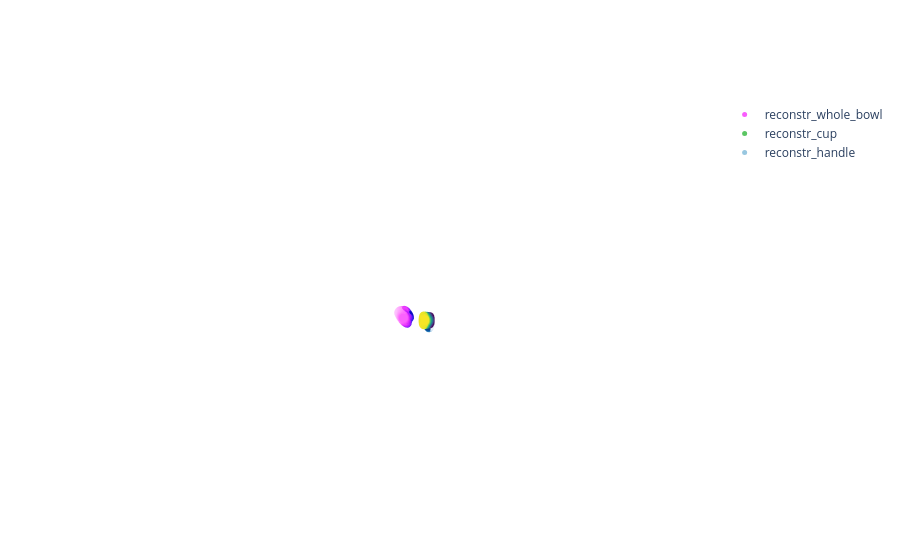

Notebook code for this chart:
### Code cell
for key in child_reconstructions.keys():
    print(child_reconstructions[key].shape)

for key in parent_reconstructions.keys():
    print(parent_reconstructions[key].shape)

# del_key = None
# for key in scene_pcls.keys():
#     if len(scene_pcls[key].shape) == 1:
#         del_key = key

# del scene_pcls[del_key]


viz_utils.show_pcds_plotly({f'reconstr_{key}': child_reconstructions[key] for key in child_reconstructions.keys()} \
                           | {f'reconstr_{key}': parent_reconstructions[key] for key in parent_reconstructions.keys()}, axis_visible=False)

### Figure 1 — Plotly figure (JSON) as saved in the notebook; plotly's stock layout.template omitted (floating-point values rounded to 4 significant figures; data arrays with more than 128 entries replaced by an {"elided": "..."} marker saying what was removed)
{"data": [{"marker": {"color": {"elided": "7337 float values"}, "colorscale": [[0, "#0508b8"], [0.08333, "#1910d8"], [0.1667, "#3c19f0"], [0.25, "#6b1cfb"], [0.3333, "#981cfd"], [0.4167, "#bf1cfd"], [0.5, "#dd2bfd"], [0.5833, "#f246fe"], [0.6667, "#fc67fd"], [0.75, "#fe88fc"], [0.8333, "#fea5fd"], [0.9167, "#febefe"], [1, "#fec3fe"]], "size": 5}, "mode": "markers", "name": "reconstr_whole_bowl", "type": "scatter3d", "x": {"elided": "7337 float values"}, "y": {"elided": "7337 float values"}, "z": {"elided": "7337 float values"}}, {"marker": {"color": {"elided": "6670 float values"}, "colorscale": [[0, "#440154"], [0.1111, "#482878"], [0.2222, "#3e4989"], [0.3333, "#31688e"], [0.4444, "#26828e"], [0.5556, "#1f9e89"], [0.6667, "#35b779"], [0.7778, "#6ece58"], [0.8889, "#b5de2b"], [1, "#fde725"]], "size": 5}, "mode": "markers", "name": "reconstr_cup", "type": "scatter3d", "x": {"elided": "6670 float values"}, "y": {"elided": "6670 float values"}, "z": {"elided": "6670 float values"}}, {"marker": {"color": {"elided": "6190 float values"}, "colorscale": [[0, "rgb(247,251,255)"], [0.125, "rgb(222,235,247)"], [0.25, "rgb(198,219,239)"], [0.375, "rgb(158,202,225)"], [0.5, "rgb(107,174,214)"], [0.625, "rgb(66,146,198)"], [0.75, "rgb(33,113,181)"], [0.875, "rgb(8,81,156)"], [1, "rgb(8,48,107)"]], "size": 5}, "mode": "markers", "name": "reconstr_handle", "type": "scatter3d", "x": {"elided": "6190 float values"}, "y": {"elided": "6190 float values"}, "z": {"elided": "6190 float values"}}], "layout": {"scene": {"aspectratio": {"x": 1, "y": 1, "z": 1}, "camera": {"eye": {"x": 6.28, "y": 0, "z": 1}, "up": {"x": 0, "y": 1, "z": 0}}, "xaxis": {"range": [-0.06415, 0.6304], "visible": false}, "yaxis": {"range": [-0.06415, 0.6304], "visible": false}, "zaxis": {"range": [-0.06415, 0.6304], "visible": false}}, "showlegend": true}}
